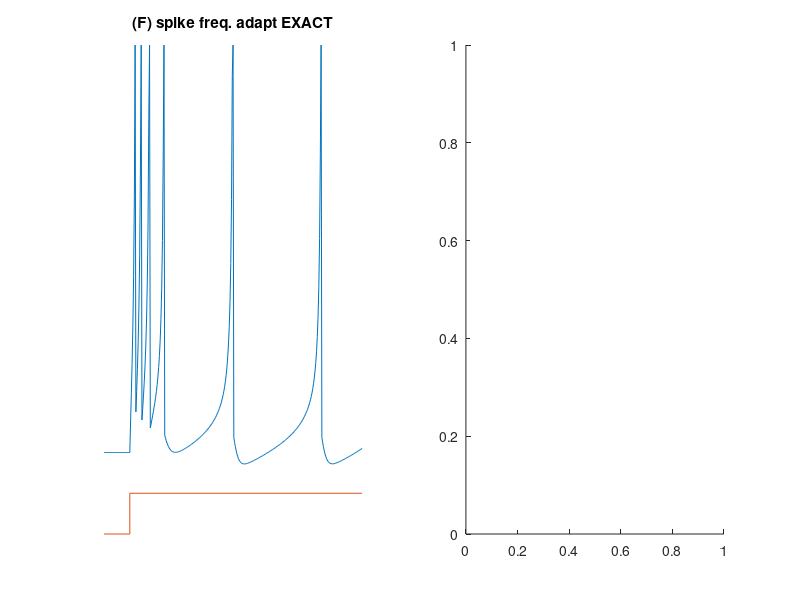

Recreate this plot in MATLAB. (Note: this script raises an error after producing the figure.)
clear;

%%%%%%%%%%%%%%%% (F) spike freq. adapt EXACT %%%%%%%%%%%%%%%%%%%%%%%%
subplot(1,2,1)  
a=0.01; b=0.2;  c=-65;  d=8;
V=-70;  u=b*V;
VV=[];  uu=[];
tau = 0.25; tspan = 0:tau:85;
T1=tspan(end)/10;
for t=tspan
    if (t>T1) 
        I=30;
    else
        I=0;
    end;
    V = V + tau*(0.04*V^2+5*V+140-u+I);
    u = u + tau*a*(b*V-u);
    if V > 30
        VV(end+1)=30;
        V = c;
        u = u + d;
    else
        VV(end+1)=V;
    end;
    uu(end+1)=u;
end;
plot(tspan,VV,[0 T1 T1 max(tspan)],-90+[0 0 10 10]);
axis([0 max(tspan) -90 30])
axis off;
title('(F) spike freq. adapt EXACT');

exact_VV =VV;

%%%%%%%%%%%%%%%% (F) spike freq. adapt APPROX %%%%%%%%%%%%%%%%%%%%%%%%

subplot(1,2,2);

ni = 8;
nf = 8;
upper_bit_count = 8;

ETA_upper_bit_count = 18;

    F = fimath('RoundingMethod', 'Nearest', ...
     'OverflowAction', 'Wrap', ...
     'ProductMode', 'SpecifyPrecision', ...
     'ProductWordLength', 2*(ni+nf), ...
     'ProductFractionLength', 2*nf, ...
     'SumMode', 'SpecifyPrecision', ...
     'SumWordLength', ni+nf, ...
     'SumFractionLength', nf, ...
     'CastBeforeSum', true);

a=0.01; b=0.2;  c=-65;  d=8;

a=fi(2^-7 + 2^-9,1,ni+nf,nf);
a.fimath = F;
b=fi(2^-2 - 2^-5,1,ni+nf,nf);
b.fimath = F;


X = fi(2^-5 + 2^-7 ,1,ni+nf,nf);
X.fimath = F;

    V=-70;  u=b*V;
    VV=[];  uu=[];
    V=fi(V,1,ni+nf,nf);  
    u=fi(u,1,ni+nf,nf);
    V.fimath = F;
    u.fimath = F;
    tau = 0.25; tspan = 0:tau:85; %extended it from 85 to 100
    T1=tspan(end)/10;
    
        tau = fi(0.25,1,ni+nf,nf);
    tau.fimath = F;
    for t=tspan
        if (t>T1) 
            I=fi(30,1,ni+nf,nf);
        else
            I=fi(0,1,ni+nf,nf);
        end;

        ETM1 = ETM(V,V,upper_bit_count,ni,nf);
        ETM1.fimath = F;
        
%         CONST_MULT_X = ETA(ETM1*2^-5,ETM1*2^-7,ETA_upper_bit_count,2*ni,2*nf);
        CONST_MULT_X = ETA(bitshift(ETM1,-5),bitshift(ETM1,-7),...
            ETA_upper_bit_count,2*ni,2*nf);
        
%         CONST_MULT_5 = ETA(V*2^2, V,ETA_upper_bit_count,2*ni,2*nf);
        CONST_MULT_5 = ETA(bitshift(sign_extend(V,2*ni,2*nf),2), ...
            sign_extend(V,2*ni,2*nf),ETA_upper_bit_count,2*ni,2*nf);
        
        ADDER1 = ETA(CONST_MULT_X,CONST_MULT_5,ETA_upper_bit_count,2*ni,2*nf);
                
        ADDER2 = I-u;
        
        ADDER3 = INT_ADD(ADDER2,140,ni+1);
        
        ADDER4 = ETA(ADDER1,ADDER3,ETA_upper_bit_count,2*ni,2*nf);
        
        CONST_MULT_tau = bitshift(ADDER4,-2);
        
%         ADDER5 = fi(ADDER4*tau,1,ni+nf,nf)+V;
        ADDER5 = truncate(CONST_MULT_tau,ni,nf,F) + V;
        
        V = ADDER5;
        
%         CONST_MULT_b = fi(V*2^-2,1,ni+nf,nf) - fi(V*2^-5,1,ni+nf,nf);
        CONST_MULT_b = truncate(bitshift(sign_extend(V,2*ni,2*nf),-2),ni,nf,F) - ...
            truncate(bitshift(sign_extend(V,2*ni,2*nf),-5),ni,nf,F);
        
        ADDER6 = CONST_MULT_b-u;
        
%         CONST_MULT_a = fi(ADDER6*2^-7,1,ni+nf,nf) + fi(ADDER6*2^-9,1,ni+nf,nf);
        CONST_MULT_a = truncate(bitshift(sign_extend(ADDER6,2*ni,2*nf),-7),ni,nf,F) + ...
            truncate(bitshift(sign_extend(ADDER6,2*ni,2*nf),-9),ni,nf,F);
        
        CONST_MULT_tau = bitshift(CONST_MULT_a,-2);
        
%         ADDER7 = fi(CONST_MULT_a*tau,1,ni+nf,nf)+u;
        ADDER7 = CONST_MULT_tau+u;
        
        u = ADDER7;

        if V > 30
            VV(end+1)=30;
            V = fi(c,1,ni+nf,nf,F);
            u = INT_ADD(u,d,ni+1);
            u.fimath = F;
        else
            VV(end+1)=V;
        end;
        uu(end+1)=u;
    end;
    plot(tspan,VV,[0 T1 T1 max(tspan)],-90+[0 0 10 10]);
    axis([0 max(tspan) -90 30])
    axis off;
    title('(F) spike freq. adapt APPROX');
    
    approx_VV = VV;
    
%%%%%%%%%%%%%%% ERROR ANALYSIS %%%%%%%%%%%%%%%%%%%%%%

%%%%%%%%%%%%%%%%%%%%%%%%%%%%%%%%% RSEE %%%%%%%%%%%%%%%%%%%%%%%%%%%%%%%%%%%%%%%%%%

RSEE = abs((sum(abs(exact_VV.^2))-sum(abs(approx_VV.^2)))/sum(exact_VV.^2))*100;

%%%%%%%%%%%%%%%%%%%%%%%%%%%%%%%%% ERRt %%%%%%%%%%%%%%%%%%%%%%%%%%%%%%%%%%%%%%%%%%

exact_spikes = find(exact_VV == 30);
approx_spikes = find(approx_VV == 30);
delta_exact = exact_spikes - [exact_spikes(2:end) 0]; delta_exact = delta_exact(1:end-1);
delta_approx = approx_spikes - [approx_spikes(2:end) 0]; delta_approx = delta_approx(1:end-1);
ERRt = abs((delta_approx-delta_exact)./delta_approx);

%%%%%%%%%%%%%%%%%%%%%%%%%%%%%%%%% MERRt %%%%%%%%%%%%%%%%%%%%%%%%%%%%%%%%%%%%%%%%%%

MERRt = sum(ERRt)/length(ERRt)*100;

%%%%%%%%%%%%%%%%%%%%%%%%%%%%%%%%%%%%%%%%%%%%%%%%%%%%%%%%%%%%%%%%%%%%%%%%%%%

row_names = {'RSEE', 'MERRt'};
error_F = [RSEE;MERRt];
table(error_F,'RowNames',row_names)

% table(error_A,error_C,error_E,error_F,'RowNames',row_names)